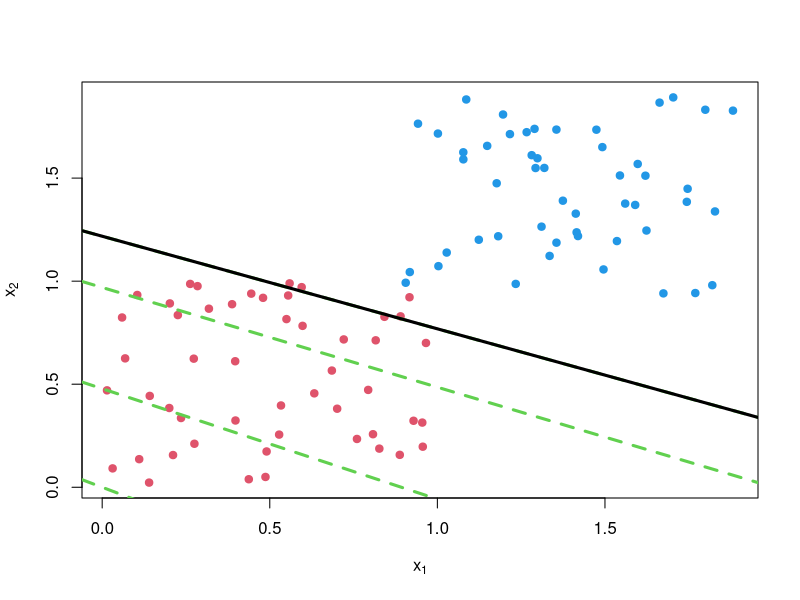

Write the R code that produced this figure.
require(sm)
set.seed(5)

N <- 50     # group size
xSep <- 0.9 # group separation on x axis
ySep <- 0.9 # group separation on y axis

class1.x1 <- runif(N, min = 0, max = 1)
class1.x2 <- runif(N, min = 0, max = 1)

class2.x1 <- runif(N, min = 0+xSep, max = 1+xSep)
class2.x2 <- runif(N, min = 0+ySep, max = 1+ySep)

myData.x1 <- c(class1.x1, class2.x1)
myData.x2 <- c(class1.x2, class2.x2)
target <- c(rep(-1,N), rep(1,N))

plot(myData.x1, myData.x2, type='n', xlab=expression(x[1]), ylab=expression(x[2]))
points(class1.x1, class1.x2, col=2, pch=19)
points(class2.x1, class2.x2, col=4, pch=19)

# seeds (initial weights)

w0 <- 1 
w1 <- 2 
w2 <- 3

maxIter <- 20      # max number of iterations
eta <- 0.01        # learning rate
theshold <- 0.1    # threshold to stop (maximum allowed misclassification rate)

for (i in 1:maxIter){
  print(paste('Iteration #', i))
  
  ## shuffle the order of data presentation
  index <- 1:(2*N)
  index <- sample(index)
  
  for (j in index){
    y.j <- w0 + w1*myData.x1[j] + w2*myData.x2[j]
    if (y.j >= 0){
      predicted.j <- 1
    }else{
      predicted.j <- -1}
    
    w0 <- w0 + eta*(target[j] - predicted.j)
    w1 <- w1 + eta*(target[j] - predicted.j)*myData.x1[j]
    w2 <- w2 + eta*(target[j] - predicted.j)*myData.x2[j]
  } # end FOR j  
  
  vector.y <- w0 + w1*myData.x1 + w2*myData.x2
  predicted <- rep(0,length(vector.y))
  predicted[vector.y >= 0] <- 1
  predicted[vector.y < 0] <- -1
  
  missclass.rate <- 1 - sum(predicted == target)/length(target)
  print(paste('Missclassification rate: ', missclass.rate))
  
  abline(a = -1.0*w0/w2, b = -1.0*w1/w2, col=3, lwd=3, lty=2)
  
  pause()
  
  if ( missclass.rate < theshold){  break  }
} # end FOR i

# highlight the resulting decision boundary
abline(a = -1.0*w0/w2, b = -1.0*w1/w2, col=1, lwd=3, lty=1)
